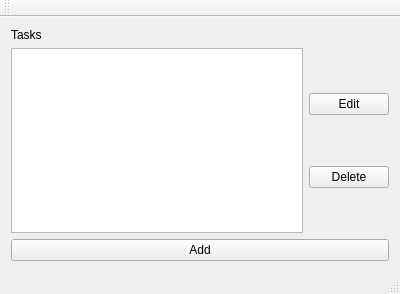
<?xml version="1.0" encoding="UTF-8"?>
<ui version="4.0">
 <class>MainWindow</class>
 <widget class="QMainWindow" name="MainWindow">
  <property name="geometry">
   <rect>
    <x>0</x>
    <y>0</y>
    <width>400</width>
    <height>294</height>
   </rect>
  </property>
  <property name="windowTitle">
   <string>MainWindow</string>
  </property>
  <widget class="QWidget" name="centralWidget">
   <layout class="QVBoxLayout" name="verticalLayout">
    <item>
     <widget class="QLabel" name="label">
      <property name="text">
       <string>Tasks</string>
      </property>
     </widget>
    </item>
    <item>
     <layout class="QHBoxLayout" name="horizontalLayout">
      <item>
       <widget class="QListView" name="listView"/>
      </item>
      <item>
       <layout class="QVBoxLayout" name="verticalLayout_2">
        <item>
         <widget class="QPushButton" name="editButton">
          <property name="text">
           <string>Edit</string>
          </property>
         </widget>
        </item>
        <item>
         <widget class="QPushButton" name="deleteButton">
          <property name="text">
           <string>Delete</string>
          </property>
         </widget>
        </item>
       </layout>
      </item>
     </layout>
    </item>
    <item>
     <widget class="QPushButton" name="addButton">
      <property name="text">
       <string>Add</string>
      </property>
     </widget>
    </item>
   </layout>
  </widget>
  <widget class="QToolBar" name="mainToolBar">
   <attribute name="toolBarArea">
    <enum>TopToolBarArea</enum>
   </attribute>
   <attribute name="toolBarBreak">
    <bool>false</bool>
   </attribute>
  </widget>
  <widget class="QStatusBar" name="statusBar"/>
 </widget>
 <layoutdefault spacing="6" margin="11"/>
 <resources/>
 <connections/>
</ui>
